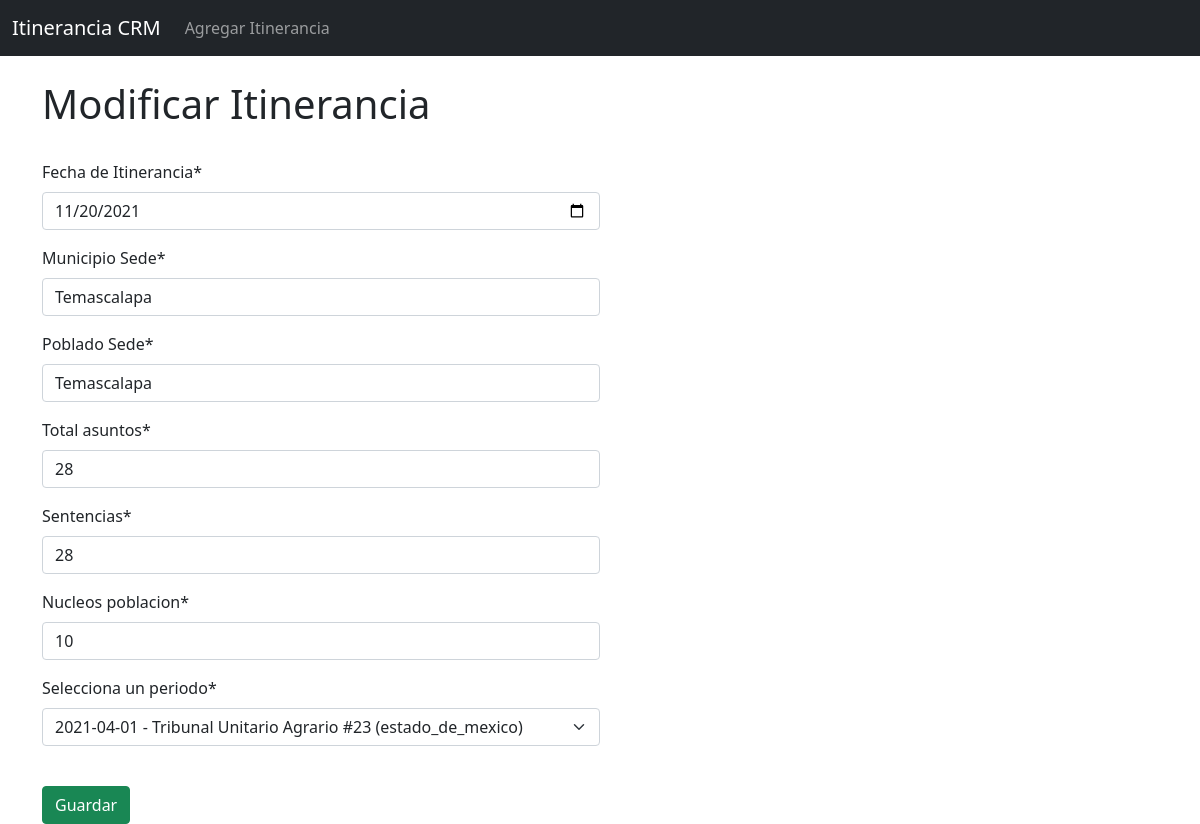
The page /itinerancia/edit/1 on the database its author committed.
### itinerancia/models.py (models this page shows, shortened)
class Itinerancia(models.Model):
    fecha = models.DateField('Fecha de Itinerancia')
    municipio_sede = models.CharField('Municipio Sede', max_length=200)
    poblado_sede = models.CharField('Poblado Sede', max_length=200)
    total_asuntos = models.DecimalField(max_digits=2, decimal_places=0)
    sentencias = models.DecimalField(max_digits=2, decimal_places=0)
    nucleos_poblacion = models.DecimalField(max_digits=2, decimal_places=0)
    fk_periodo = models.ForeignKey(Periodo, on_delete=models.CASCADE, related_name='itinerancia_periodo')
    class Meta:
        ordering = ['-fecha']

### itinerancia/views.py (the view)
# urls.py: path('edit/<int:pk>', ItineranciaUpdateForm.as_view(), name='edit'),
class ItineranciaUpdateForm(UpdateView):
    model = Itinerancia
    form_class = ItineranciaForm
    template_name = 'itinerancia/editar_itinerancia_form.html'
    success_url = reverse_lazy('itinerancia:index')

### itinerancia/forms.py
class ItineranciaForm(forms.ModelForm):
    class Meta:
        model = Itinerancia
        fields = ('fecha', 'municipio_sede', 'poblado_sede', 'total_asuntos', 'sentencias', 'nucleos_poblacion', 'fk_periodo')
        labels = {'fk_periodo': 'Selecciona un periodo'}
        widgets = {
            'fecha': forms.TextInput( attrs={ 'placeholder': 'dd/mm/yyyy', 'type': 'date' } ),
        }

### periodo/models.py (called while the page is built)
    def __str__(self):
        return f'{self.fecha_inicio} - {self.fk_tribunal}'

### tribunal/models.py (called while the page is built)
    def __str__(self):
        return f'{self.nombre} ({self.estado})'

### itinerancia/templates/itinerancia/editar_itinerancia_form.html (shortened to what this page needs)
{% extends 'itinerancia/base.html' %}
{% load crispy_forms_tags %}
{% block content %}
<h1>Modificar Itinerancia</h1>
<br>
<div class="col-6">
    <form method="post">
        {{ form|crispy }}
        <br>
        <button class="btn btn-success" type="submit">Guardar</button>
    </form>
</div>
{% endblock content %}

### rows shown on the page
Itinerancia: fecha "11/20/2021", municipio_sede "Temascalapa", poblado_sede "Temascalapa", total_asuntos "28", sentencias "28", nucleos_poblacion "10", fk_periodo "2021-04-01 - Tribunal Unitario Agrario #23 (estado_de_mexico)"
